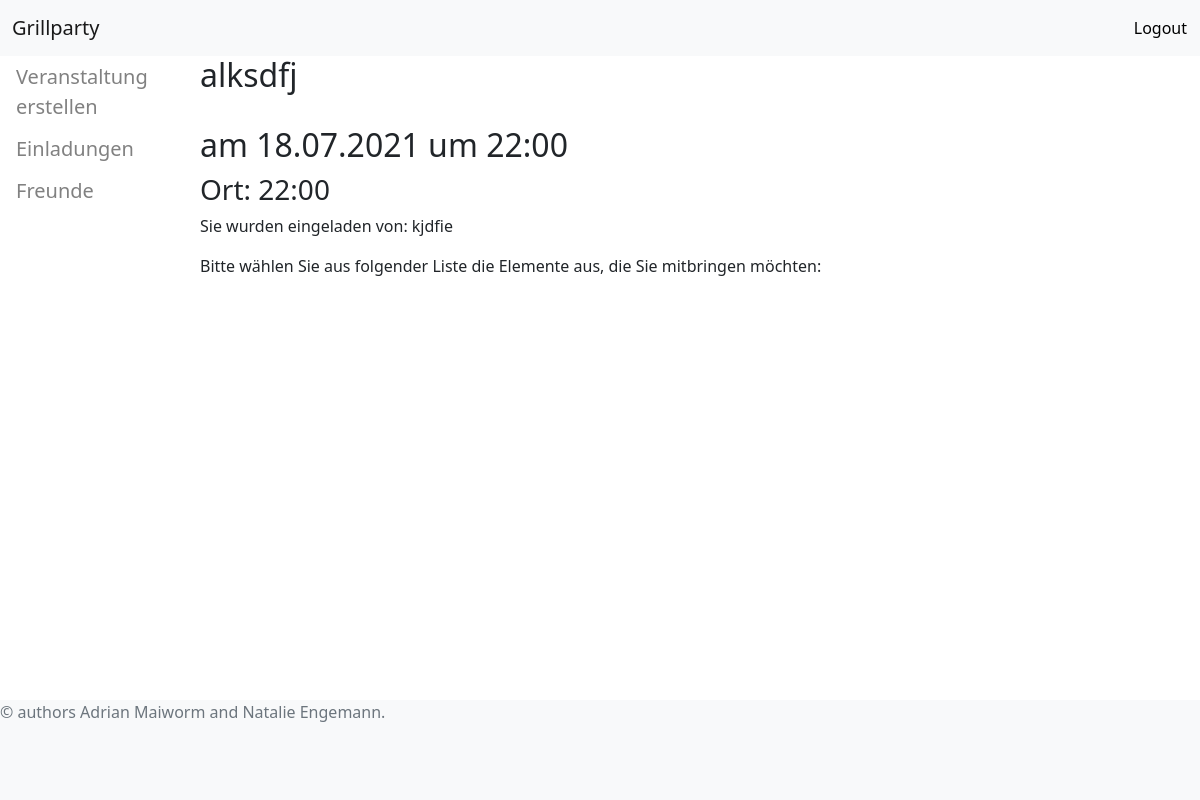
The page /accept/1 (signed in) on the database its author committed.
### tables this page shows
CREATE TABLE parties (
				id INTEGER NOT NULL PRIMARY KEY AUTOINCREMENT,
				title TEXT NOT NULL,
				date TEXT NOT NULL,
				time TEXT NOT NULL,
				address TEXT NOT NULL,
				owner TEXT NOT NULL,
				FOREIGN KEY (owner) REFERENCES users(mailaddress));

### main.py (the view)
@app.route("/accept/<pid>", methods=['POST', 'GET'])
def accept(pid):
    session._get_current_object.__name__
    script_accept = """
    UPDATE participants
    SET accepted = 1
    WHERE party_id = ? AND participant_mail = ?;
    """
    print("accepted1")
    print(pid, session["user"])
    cur.execute(script_accept, [pid, session["user"]])
    conn.commit()
    print(pid)
    party = view_party(conn, cur, pid) #Tupel mit den Party Attributen
    print(party)
    items = select_itemlist(conn, cur, pid) #Liste aller Items als Tupel bestehend aus item und brought_by
    print(items)
    return render_template('anzeigen.html', items = items, party = party)

### db_connection.py (called while the page is built)
def view_party(conn, cur, party):
	script = """
	SELECT *
	FROM parties
	WHERE id = ?;
	"""
	parameters = [party]
	cur.execute(script, parameters)
	results = cur.fetchone()
	results = list(results)
	results[2] = readable_date_time(results[2], "date")
	results[3] = readable_date_time(results[3], "time")
	return results

def select_itemlist(conn, cur, party):
	script = """
	SELECT party_id, item, brought_by, users.name
	FROM itemlist
	INNER JOIN users ON itemlist.brought_by = users.name
	WHERE party_id = ?;
	"""
	parameters = [party]
	cur.execute(script, parameters)
	results = cur.fetchall()
	return results

def readable_date_time(input, type):
	if type == "date":
		datetimeobject = datetime.strptime(input, '%Y-%m-%d')
		return datetimeobject.strftime("%d.%m.%Y")
	elif type == "time":
		datetimeobject = datetime.strptime(input, '%H:%M:%S')
		return datetimeobject.strftime("%H:%M")
	else:
		print("wrong type")

### templates/anzeigen.html (shortened to what this page needs)
{% extends "dashboard.html" %}
{% block overview%}
<div class="container-1">
    <div class = "Partyinfo">
    <h2>{{ party[1] }}</h2><br>
    <h2>am {{ party[2] }} um {{ party[3] }}</h2>
    <h3> Ort: {{ party[3]}} </h3>
    <p>Sie wurden eingeladen von: {{party[4]}}</p>
    </div>
<p>Bitte wählen Sie aus folgender Liste die Elemente aus, die Sie mitbringen möchten:</p>
</div>
{% endblock %}

### static/css/dashboard.css (style rules this page uses)
.container-1 { margin-left: 200px; }

### rows shown on the page
parties: title "alksdfj", date "18.07.2021", time "22:00", address "kjdfie"
